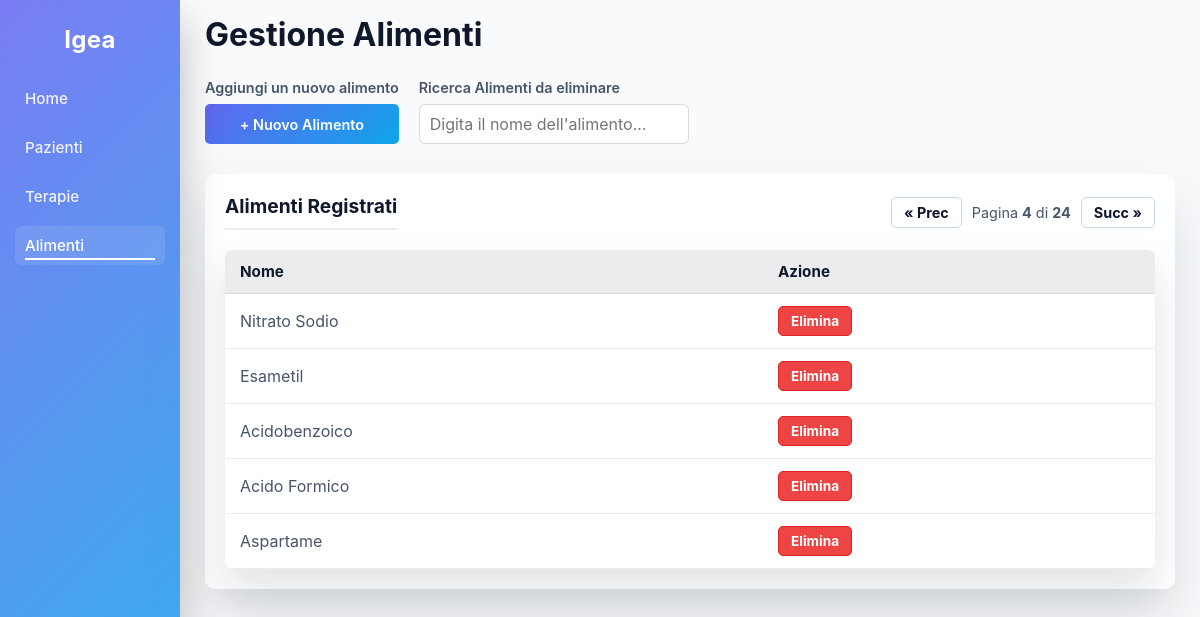
Page /alimenti.php?page=4 on the committed database.
### tables this page shows
CREATE TABLE `alimenti` (
  `id` int(11) NOT NULL,
  `nome` varchar(50) NOT NULL
);

### alimenti.php (the view, shortened to what this page needs)
<?php
    $conn = new mysqli("localhost", "root", "", "terranova");
    $elementi_per_pagina = 5;
    $page = isset($_GET['page']) && is_numeric($_GET['page']) ? (int)$_GET['page'] : 1;
    $offset = ($page - 1) * $elementi_per_pagina;
    $count_query = "SELECT COUNT(*) as totale FROM alimenti";
    $count_result = $conn->query($count_query);
    $totale_elementi = $count_result->fetch_assoc()['totale'];
    $totale_pagine = ceil($totale_elementi / $elementi_per_pagina);
?>
<!DOCTYPE html>
<html lang="it">
    <head>
        <link rel="stylesheet" href="style.css">
    </head>
    <body>
        <aside class="sidebar">
            <h1>Igea</h1>
            <nav>
                <a href="index.php">Home</a>
                <a href="pazienti.php">Pazienti</a>
                <a href="farmaci.php">Terapie</a>
                <a href="alimenti.php" class="active">Alimenti</a>
            </nav>
        </aside>
        <main class="main-content">
            <div>
                <h1 class="page-title">Gestione Alimenti</h1>
                <div style="display: flex; align-items: flex-end; gap: 20px; margin-bottom: 30px;">
                    <div>
                        <label class="section-label">Aggiungi un nuovo alimento</label>
                        <a href="nuovo_alimento.php" class="btn-azione" style="height: 40px; padding: 0 20px; display: flex; align-items: center; justify-content: center; box-sizing: border-box; text-decoration: none;">+ Nuovo Alimento</a>
                    </div>
                    <div style="position: relative;">
                        <label class="section-label">Ricerca Alimenti da eliminare</label>
                        <input type="text" id="searchAlimenti" class="search-input" placeholder="Digita il nome dell'alimento..." autocomplete="off">
                    </div>
                </div>
            </div>
            <div class="card-cruscotto">
                <div style="display: flex; justify-content: space-between; align-items: center; margin-bottom: 15px;">
                    <h2 style="margin: 0;">Alimenti Registrati</h2>
                    <div style="display: flex; align-items: center; gap: 10px;">
                        <?php if($page > 1): ?>
                            <a href="?page=<?= $page - 1 ?>" class="btn-page">&laquo; Prec</a>
                        <?php endif; ?>
                        <span class="pagination-text">
                            Pagina <strong><?= $page ?></strong> di <strong><?= max(1, $totale_pagine) ?></strong>
                        </span>
                        <?php if($page < $totale_pagine): ?>
                            <a href="?page=<?= $page + 1 ?>" class="btn-page">Succ &raquo;</a>
                        <?php endif; ?>
                    </div>
                </div>
                <table>
                    <thead>
                        <tr>
                            <th>Nome</th>
                            <th>Azione</th>
                        </tr>
                    </thead>
                    <tbody>
                        <?php
                            $query = "SELECT * FROM alimenti ORDER BY id DESC LIMIT $elementi_per_pagina OFFSET $offset";
                            $result = $conn->query($query);
                            if ($result && $result->num_rows > 0) {
                                while ($row = $result->fetch_assoc()) {
                                    echo "<tr>";
                                    echo "<td>".$row['nome']."</td>";
                                    echo "<td>
                                            <a href='#' class='btn-elimina' onclick=\"confermaEliminazione('elimina_alimento.php?id=".$row['id']."'); return false;\">Elimina</a>
                                          </td>";
                                    echo "</tr>";
                                }
                            } else {
                                echo "<tr><td colspan='2' class='empty-msg'>Nessun alimento registrato.</td></tr>";
                            }
                        ?>
                    </tbody>
                </table>
            </div>
        </main>
    </body>
</html>

### style.css (style rules this page uses)
:root { --bg-page: #f8fafc; --bg-card: #ffffff; --bg-card-transparent: rgba(255, 255, 255, 0.85); --text-main: #0f172a; --text-muted: #475569; --border-color: rgba(15, 23, 42, 0.15); --border-light: rgba(15, 23, 42, 0.08); --primary-color: #6366f1; --sidebar-bg: linear-gradient(135deg, rgba(99,102,241,0.85), rgba(14,165,233,0.85)); --sidebar-text: #ffffff; --shadow-color: rgba(15, 23, 42, 0.12); }
* { margin: 0; padding: 0; box-sizing: border-box; font-family: "Inter", system-ui, -apple-system, BlinkMacSystemFont, sans-serif; }
body { min-height: 100vh; background: var(--bg-page); color: var(--text-main); transition: background-color 0.3s, color 0.3s; }
.sidebar { position: fixed; top: 0; left: 0; width: 180px; height: 100vh; z-index: 100; backdrop-filter: blur(14px); background: var(--sidebar-bg); box-shadow: 0 20px 40px rgba(0,0,0,0.25); padding: 15px; transition: background 0.3s; }
.sidebar h1 { font-size: 1.5rem; margin-top: 10px; margin-bottom: 25px; text-align: center; color: var(--sidebar-text); letter-spacing: 0.3px; font-weight: 700; }
.sidebar nav { display: flex; flex-direction: column; gap: 10px; }
.sidebar nav a { color: var(--sidebar-text); text-decoration: none; padding: 10px; border-radius: 6px; font-size: 0.95rem; font-weight: 500; opacity: 0.9; transition: background 0.2s, color 0.2s, opacity 0.2s; position: relative; }
.sidebar nav a::after { content: ""; position: absolute; left: 10px; bottom: 5px; width: 0; height: 2px; background: var(--sidebar-text); transition: width 0.25s ease; }
.sidebar nav a:hover::after, .sidebar nav a.active::after { width: calc(100% - 20px); }
.sidebar nav a:hover, .sidebar nav a.active { opacity: 1; background-color: rgba(255, 255, 255, 0.1); }
.main-content { margin-left: 180px; padding: 15px 25px; }
.card-cruscotto { background: var(--bg-card-transparent); backdrop-filter: blur(16px); border-radius: 10px; padding: 20px; box-shadow: 0 30px 60px var(--shadow-color); transition: background-color 0.3s; }
.card-cruscotto h2 { margin-top: 0; font-size: 1.2rem; font-weight: 700; border-bottom: 2px solid var(--border-light); padding-bottom: 10px; margin-bottom: 15px; color: var(--text-main); }
.btn-azione, button[type="submit"] { display: inline-block; background: linear-gradient(135deg, #6366f1, #0ea5e9); color: white; text-decoration: none; padding: 8px 15px; border-radius: 5px; font-size: 0.9rem; font-weight: 600; border: none; cursor: pointer; transition: transform 0.2s ease, box-shadow 0.2s ease; }
label { display: block; margin-bottom: 5px; font-weight: 600; color: var(--text-main); font-size: 0.9rem; }
input[type="text"], input[type="date"], input[type="email"], input[type="tel"], select { width: 100%; padding: 10px; border-radius: 6px; border: 1px solid var(--border-color); background: var(--bg-card); color: var(--text-main); font-size: 1rem; box-sizing: border-box; transition: border-color 0.2s, box-shadow 0.2s, background-color 0.3s, color 0.3s; }
table { width: 100%; border-collapse: collapse; background: var(--bg-card); border-radius: 8px; overflow: hidden; box-shadow: 0 20px 40px var(--shadow-color); margin-top: 20px; transition: background-color 0.3s; }
th, td { padding: 12px 15px; text-align: left; border-bottom: 1px solid var(--border-light); }
th { background-color: var(--border-light); font-weight: 700; color: var(--text-main); font-size: 0.95rem; }
td { color: var(--text-muted); }

### alimenti.php (style rules this page uses)
.page-title { font-size: 2rem; color: #0f172a; margin-bottom: 25px; margin-top: 0; transition: color 0.3s; }
.section-label { display: block; font-size: 0.9rem; color: #475569; margin-bottom: 8px; font-weight: 600; transition: color 0.3s; }
.search-input { width: 300px; height: 40px; padding: 0 15px; border: 1px solid #cbd5e1; border-radius: 5px; box-sizing: border-box; font-size: 0.95rem; outline: none; background-color: #f8fafc; color: #0f172a; transition: all 0.3s; }
.btn-elimina { display: inline-block; padding: 6px 12px; background-color: #ef4444; color: #ffffff; text-decoration: none; border-radius: 5px; font-size: 0.85rem; font-weight: bold; border: 1px solid #dc2626; transition: background-color 0.2s, transform 0.1s; }
.btn-page { padding: 6px 12px; border: 1px solid #cbd5e1; background-color: #ffffff; color: #0f172a; text-decoration: none; border-radius: 5px; font-size: 0.9rem; font-weight: bold; transition: all 0.2s; }
.pagination-text { font-size: 0.9rem; color: #475569; transition: color 0.3s; }

### rows in the picture
alimenti: nome "Nitrato Sodio"
alimenti: nome "Esametil"
alimenti: nome "Acidobenzoico"
alimenti: nome "Acido Formico"
alimenti: nome "Aspartame"

### other values in the picture
$page "4"
max(1, $totale_pagine) "24"
